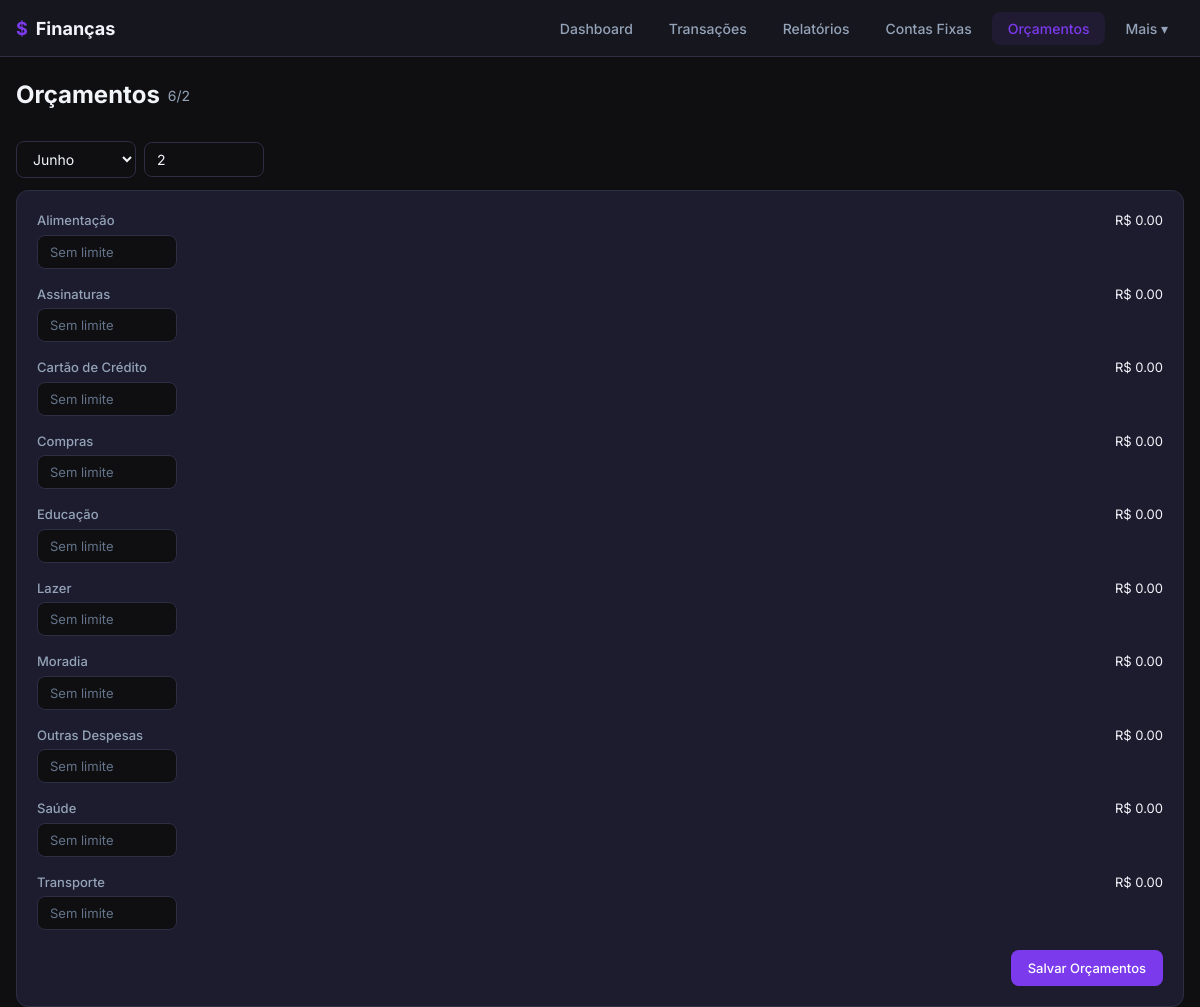
The page /orcamentos/?ano=2 on the database its author committed.
### app/models.py (models this page shows, shortened)
class Categoria(db.Model):
    __tablename__ = 'categorias'
    id = db.Column(db.Integer, primary_key=True)
    nome = db.Column(db.String(80), nullable=False)
    tipo = db.Column(db.String(20), nullable=False)
    cor = db.Column(db.String(7), default='#6366f1')
    transacoes = db.relationship('Transacao', backref='categoria', lazy='dynamic')
    contas_fixas = db.relationship('ContaFixa', backref='categoria', lazy='dynamic')
    orcamentos = db.relationship('Orcamento', backref='categoria', lazy='dynamic')
    parcelamentos = db.relationship('Parcelamento', backref='categoria', lazy='dynamic')
    def to_dict(self):
        return {'id': self.id, 'nome': self.nome, 'tipo': self.tipo, 'cor': self.cor}

### app/routes/orcamentos.py (the view)
@bp.route('/')
def listar():
    mes = request.args.get('mes', type=int, default=date.today().month)
    ano = request.args.get('ano', type=int, default=date.today().year)
    categorias = Categoria.query.filter_by(tipo='despesa').order_by(Categoria.nome).all()
    orcamentos = {}
    for o in Orcamento.query.filter_by(mes=mes, ano=ano).all():
        orcamentos[o.categoria_id] = o.limite
    gastos = {}
    for c in categorias:
        total = db.session.query(db.func.sum(Transacao.valor)).filter(
            Transacao.tipo == 'despesa',
            Transacao.categoria_id == c.id,
            db.extract('month', Transacao.data) == mes,
            db.extract('year', Transacao.data) == ano,
        ).scalar() or 0
        gastos[c.id] = round(total, 2)
    return render_template(
        'orcamentos.html',
        categorias=categorias,
        orcamentos=orcamentos,
        gastos=gastos,
        mes=mes,
        ano=ano,
    )

### app/templates/orcamentos.html (shortened to what this page needs)
{% extends "base.html" %}
{% set active_nav = "orcamentos" %}
{% block content %}
<div class="page-header">
  <h1>Orçamentos <small>{{ mes }}/{{ ano }}</small></h1>
</div>
<div class="toolbar">
  <select onchange="var p=new URLSearchParams(location.search);p.set('mes',this.value);location.search=p">
    {% for m in range(1, 13) %}
    <option value="{{ m }}" {{ 'selected' if m == mes }}>{{ ['Janeiro','Fevereiro','Março','Abril','Maio','Junho','Julho','Agosto','Setembro','Outubro','Novembro','Dezembro'][m-1] }}</option>
    {% endfor %}
  </select>
  <input type="number" value="{{ ano }}" style="width:80px" onchange="var p=new URLSearchParams(location.search);p.set('ano',this.value);location.search=p">
</div>
<form action="{{ url_for('orcamentos.salvar') }}" method="POST" data-loading>
  <div class="card">
    {% if categorias %}
    {% for cat in categorias %}
    {% set limite = orcamentos.get(cat.id, 0) %}
    {% set gasto = gastos.get(cat.id, 0) %}
    {% set pct = (gasto / limite * 100)|round|int if limite > 0 else 0 %}
    <div class="progress-item">
      <div class="progress-header">
        <span class="cat-name">{{ cat.nome }}</span>
        <span>
          R$ {{ "%.2f"|format(gasto) }}
        </span>
      </div>
      <div>
        <input type="number" name="limite_{{ cat.id }}" step="0.01" min="0" placeholder="Sem limite" value="{{ limite if limite > 0 else '' }}" style="width:140px;font-size:0.8125rem">
      </div>
    </div>
    {% endfor %}
    <div class="form-actions">
      <button type="submit" class="btn btn-primary">Salvar Orçamentos</button>
    </div>
    {% else %}
    <div class="empty-state">
      <div class="empty-icon">🎯</div>
      <h3>Nenhuma categoria de despesa</h3>
      <p>Crie categorias para definir orçamentos.</p>
    </div>
    {% endif %}
  </div>
</form>
{% endblock %}

### app/static/css/style.css (style rules this page uses)
:root { --bg-primary: #0f0f11; --bg-secondary: #16161e; --bg-card: #1c1c2e; --bg-card-hover: #24243a; --bg-nav: #16161ee6; --text-primary: #f1f5f9; --text-secondary: #94a3b8; --text-muted: #64748b; --border: #2d2d44; --border-light: #3d3d54; --primary: #7c3aed; --primary-hover: #6d28d9; --primary-light: #7c3aed1a; --green: #10b981; --green-bg: #10b9811a; --red: #ef4444; --red-bg: #ef44441a; --yellow: #f59e0b; --yellow-bg: #f59e0b1a; --blue: #3b82f6; --blue-bg: #3b82f61a; --radius: 12px; --radius-sm: 8px; --shadow: 0 4px 24px rgba(0,0,0,.3); --font: 'Inter', -apple-system, BlinkMacSystemFont, 'Segoe UI', Roboto, sans-serif; --bottom-nav-height: 64px; }
*, *::before, *::after { box-sizing: border-box; margin: 0; padding: 0; }
html { font-size: 16px; }
body { font-family: var(--font); background: var(--bg-primary); color: var(--text-primary); line-height: 1.5; min-height: 100vh; padding-bottom: var(--bottom-nav-height); }
@media (min-width: 768px) { body { padding-bottom: 0; } }
.page-header { display: flex; align-items: center; justify-content: space-between; padding: 20px 0 16px; gap: 12px; flex-wrap: wrap; }
.page-header h1 { font-size: 1.5rem; font-weight: 700; display: flex; align-items: center; gap: 8px; }
.page-header h1 small { font-size: 0.875rem; font-weight: 400; color: var(--text-secondary); }
.card { background: var(--bg-card); border: 1px solid var(--border); border-radius: var(--radius); padding: 20px; transition: border-color .15s; }
.btn { display: inline-flex; align-items: center; justify-content: center; gap: 6px; padding: 8px 16px; border-radius: var(--radius-sm); font-size: 0.8125rem; font-weight: 500; font-family: var(--font); border: 1px solid transparent; cursor: pointer; transition: all .15s; text-decoration: none; line-height: 1.4; white-space: nowrap; }
.btn-primary { background: var(--primary); color: #fff; }
input, select, textarea { width: 100%; padding: 8px 12px; background: var(--bg-primary); border: 1px solid var(--border); border-radius: var(--radius-sm); color: var(--text-primary); font-size: 0.875rem; font-family: var(--font); transition: border-color .15s; outline: none; }
input::placeholder { color: var(--text-muted); }
select { cursor: pointer; }
select option { background: var(--bg-secondary); color: var(--text-primary); }
.form-actions { display: flex; gap: 8px; justify-content: flex-end; margin-top: 20px; }
.progress-item { display: flex; flex-direction: column; gap: 4px; margin-bottom: 16px; }
.progress-item .progress-header { display: flex; justify-content: space-between; font-size: 0.8125rem; }
.progress-item .progress-header .cat-name { font-weight: 500; color: var(--text-secondary); }
.toolbar { display: flex; gap: 8px; flex-wrap: wrap; align-items: center; padding: 12px 0; }
.toolbar select, .toolbar input { width: auto; min-width: 120px; }

### rows shown on the page
Categoria: nome "Alimentação", gasto "0.00"
Categoria: nome "Assinaturas", gasto "0.00"
Categoria: nome "Cartão de Crédito", gasto "0.00"
Categoria: nome "Compras", gasto "0.00"
Categoria: nome "Educação", gasto "0.00"
Categoria: nome "Lazer", gasto "0.00"
Categoria: nome "Moradia", gasto "0.00"
Categoria: nome "Outras Despesas", gasto "0.00"
Categoria: nome "Saúde", gasto "0.00"
Categoria: nome "Transporte", gasto "0.00"

### other values the page prints
{{ mes }} "6"
{{ ano }} "2"
form field value "Junho"
